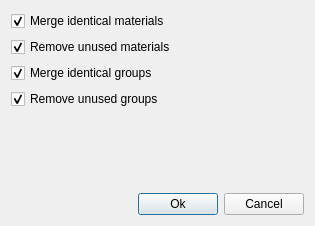
<?xml version="1.0" encoding="UTF-8"?>
<ui version="4.0">
 <class>GroupCleanBase</class>
 <widget class="QDialog" name="GroupCleanBase">
  <property name="geometry">
   <rect>
    <x>0</x>
    <y>0</y>
    <width>315</width>
    <height>226</height>
   </rect>
  </property>
  <property name="windowTitle">
   <string>Clean Up</string>
  </property>
  <layout class="QVBoxLayout">
   <item>
    <widget class="QCheckBox" name="m_mergeMaterials">
     <property name="text">
      <string>Merge identical materials</string>
     </property>
     <property name="checked">
      <bool>true</bool>
     </property>
    </widget>
   </item>
   <item>
    <widget class="QCheckBox" name="m_removeMaterials">
     <property name="text">
      <string>Remove unused materials</string>
     </property>
     <property name="checked">
      <bool>true</bool>
     </property>
    </widget>
   </item>
   <item>
    <widget class="QCheckBox" name="m_mergeGroups">
     <property name="text">
      <string>Merge identical groups</string>
     </property>
     <property name="checked">
      <bool>true</bool>
     </property>
    </widget>
   </item>
   <item>
    <widget class="QCheckBox" name="m_removeGroups">
     <property name="text">
      <string>Remove unused groups</string>
     </property>
     <property name="checked">
      <bool>true</bool>
     </property>
    </widget>
   </item>
   <item>
    <spacer name="spacer2">
     <property name="orientation">
      <enum>Qt::Vertical</enum>
     </property>
     <property name="sizeType">
      <enum>QSizePolicy::Expanding</enum>
     </property>
     <property name="sizeHint" stdset="0">
      <size>
       <width>20</width>
       <height>30</height>
      </size>
     </property>
    </spacer>
   </item>
   <item>
    <layout class="QHBoxLayout">
     <property name="leftMargin">
      <number>0</number>
     </property>
     <property name="topMargin">
      <number>0</number>
     </property>
     <property name="rightMargin">
      <number>0</number>
     </property>
     <property name="bottomMargin">
      <number>0</number>
     </property>
     <item>
      <spacer name="spacer1">
       <property name="orientation">
        <enum>Qt::Horizontal</enum>
       </property>
       <property name="sizeType">
        <enum>QSizePolicy::Expanding</enum>
       </property>
       <property name="sizeHint" stdset="0">
        <size>
         <width>91</width>
         <height>21</height>
        </size>
       </property>
      </spacer>
     </item>
     <item>
      <widget class="QPushButton" name="m_okButton">
       <property name="text">
        <string>Ok</string>
       </property>
       <property name="default">
        <bool>true</bool>
       </property>
      </widget>
     </item>
     <item>
      <widget class="QPushButton" name="m_cancelButton">
       <property name="text">
        <string>Cancel</string>
       </property>
      </widget>
     </item>
    </layout>
   </item>
  </layout>
 </widget>
 <layoutdefault spacing="6" margin="11"/>
 <tabstops>
  <tabstop>m_mergeMaterials</tabstop>
  <tabstop>m_removeMaterials</tabstop>
  <tabstop>m_mergeGroups</tabstop>
  <tabstop>m_removeGroups</tabstop>
  <tabstop>m_okButton</tabstop>
  <tabstop>m_cancelButton</tabstop>
 </tabstops>
 <resources/>
 <connections>
  <connection>
   <sender>m_okButton</sender>
   <signal>clicked()</signal>
   <receiver>GroupCleanBase</receiver>
   <slot>accept()</slot>
   <hints>
    <hint type="sourcelabel">
     <x>20</x>
     <y>20</y>
    </hint>
    <hint type="destinationlabel">
     <x>20</x>
     <y>20</y>
    </hint>
   </hints>
  </connection>
  <connection>
   <sender>m_cancelButton</sender>
   <signal>clicked()</signal>
   <receiver>GroupCleanBase</receiver>
   <slot>reject()</slot>
   <hints>
    <hint type="sourcelabel">
     <x>20</x>
     <y>20</y>
    </hint>
    <hint type="destinationlabel">
     <x>20</x>
     <y>20</y>
    </hint>
   </hints>
  </connection>
 </connections>
</ui>
